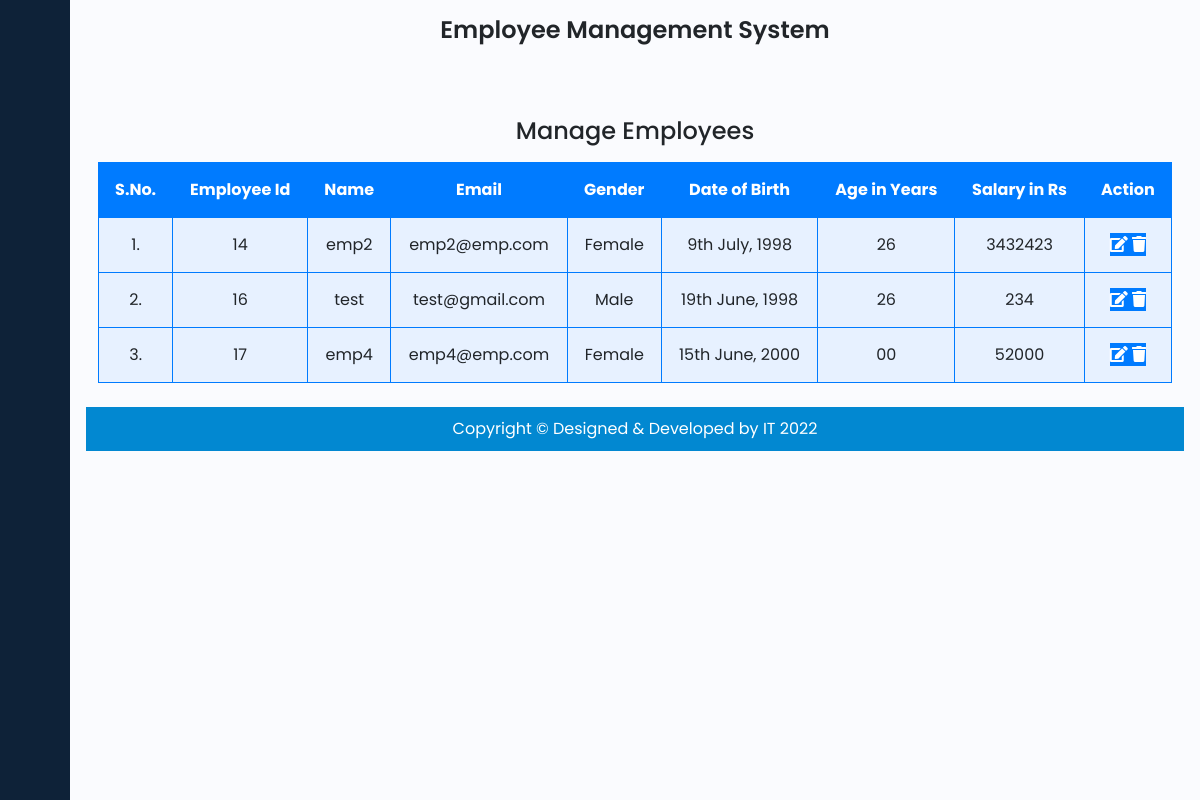
The app's page /admin/manage-employee.php (signed in) with its own data.
### tables this page shows
CREATE TABLE `employee` (
  `id` int(15) NOT NULL,
  `name` varchar(255) NOT NULL,
  `email` varchar(255) NOT NULL,
  `gender` varchar(10) DEFAULT NULL,
  `dob` varchar(255) DEFAULT NULL,
  `password` varchar(75) NOT NULL,
  `salary` int(10) NOT NULL,
  `dp` varchar(255) NOT NULL
);

### admin/manage-employee.php (the view, shortened to what this page needs)
<?php
    require_once "include/header.php";
?>
<?php
    require_once "include/header.php";
?>
<?php
require_once "../connection.php";
$sql = "SELECT * FROM employee";
$result = mysqli_query($conn , $sql);
$i = 1;
?>
<div class="">
    <div class="py-4 mt-5">
    <div class='text-center pb-2'><h4>Manage Employees</h4></div>
    <table style="width:100%" class=" ">
    <tr>
        <th>S.No.</th>
        <th>Employee Id</th>
        <th>Name</th>
        <th>Email</th>
        <th>Gender</th>
        <th>Date of Birth</th>
        <th>Age in Years</th>
        <th>Salary in Rs</th>
        <th>Action</th>
    </tr>
    <?php
    if( mysqli_num_rows($result) > 0){
        while( $rows = mysqli_fetch_assoc($result) ){
            $name= $rows["name"];
            $email= $rows["email"];
            $dob = $rows["dob"];
            $gender = $rows["gender"];
            $id = $rows["id"];
            $salary = $rows["salary"];
            if($dob == "" ){
                $dob = "Not Defined";
                $age = "Not Defined";
            }else{
                $dob = date('jS F, Y' , strtotime($dob));
                $date1=date_create($dob);
                $date2=date_create("now");
                $diff=date_diff($date1,$date2);
                $age = $diff->format("%Y");
            }
            ?>
        <tr>
        <td><?php echo "{$i}."; ?></td>
        <td><?php echo $id; ?></td>
        <td> <?php echo $name ; ?></td>
        <td><?php echo $email; ?></td>
        <td><?php echo $gender; ?></td>
        <td><?php echo $dob; ?></td>
        <td><?php echo $age; ?></td>
        <td><?php echo $salary; ?></td>
        <td>
    <?php
        $edit_icon = "<a href='edit-employee.php?id={$id}' class='btn-sm btn-primary float-right ml-3'>
                        <span>
                            <i class='fa fa-edit'></i>
                        </span>
                      </a>";
        $delete_icon = "<a href='delete-employee.php?id={$id}' id='bin' class='btn-sm btn-primary float-right'>
                          <span>
                              <i class='fa fa-trash'></i>
                          </span>
                        </a>";
        echo $edit_icon . $delete_icon;
    ?>
    <?php
            $i++;
        }
    }
    ?>
     </tr>
    </table>
    </div>
</div>
<?php
    require_once "include/footer.php";
?>
<?php
    require_once "include/footer.php";
?>

### resorce/csss/style.css (style rules this page uses)
a { text-decoration: none; }
body { font-family: 'Poppins', sans-serif; }

### admin/manage-employee.php (style rules this page uses)
table, th, td { border: 1px solid #007bff; padding: 15px; }
table { border-spacing: 10px; }
th { background-color: #007bff; color: white; }
td { background-color: #e7f1ff; }
.btn-primary { background-color: #007bff; border-color: #007bff; }
.btn-primary .fa { color: white; }

### records on screen
employee: id "14", name "emp2", email "emp2@emp.com", gender "Female", dob "9th July, 1998", dob "26", salary "3432423"
employee: id "16", name "test", email "test@gmail.com", gender "Male", dob "19th June, 1998", dob "26", salary "234"
employee: id "17", name "emp4", email "emp4@emp.com", gender "Female", dob "15th June, 2000", dob "00", salary "52000"
